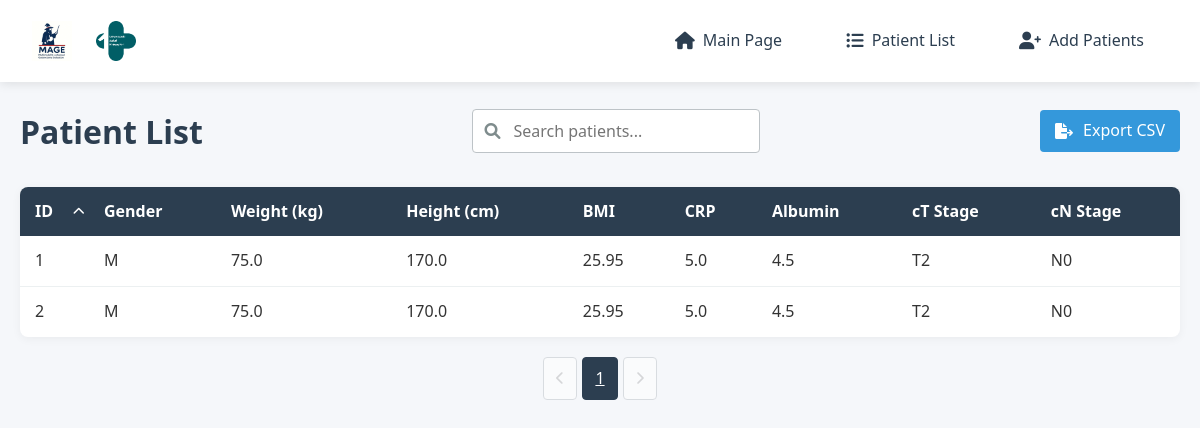
The page / on the database its author committed.
### models.py (models this page shows, shortened)
class Patient(db.Model):
    id = db.Column(db.Integer, primary_key=True)
    gender = db.Column(db.String(1), nullable=False)        # 'M' lub 'K'
    weight = db.Column(db.Float, nullable=False)            # waga w kg (wartości numeryczne)
    height = db.Column(db.Float, nullable=False)            # wzrost w cm (wartości numeryczne)
    bmi = db.Column(db.Float, nullable=False)               # BMI (wartości numeryczne)
    CRP = db.Column(db.Float, nullable=False)               # CRP (wartości numeryczne)
    Alb = db.Column(db.Float, nullable=False)               # Alb (wartości numeryczne)
    WCC = db.Column(db.Float, nullable=False)               # WCC (wartości numeryczne)
    NEU = db.Column(db.Float, nullable=False)               # NEU (wartości numeryczne)
    total_protein = db.Column(db.Float, nullable=False)     # białko całkowite (wartości numeryczne)
    pT = db.Column(db.String(10), nullable=False)           # stadium T (wartości kategoryczne)
    pN = db.Column(db.String(10), nullable=False)           # stadium N (wartości kategoryczne)
    pM = db.Column(db.String(10), nullable=False)           # stadium M (wartości kategoryczne)
    PNI = db.Column(db.Integer, nullable=False)             # PNI (wartości numeryczne 0-1)
    GRADING = db.Column(db.String(10), nullable=False)      # stopień zróżnicowania (wartości kategoryczne)
    Lauren = db.Column(db.String(10), nullable=False)       # typ Lauren (wartości kategoryczne)
    CTH_preop = db.Column(db.String(10), nullable=False)    # chemioterapia przedoperacyjna (wartości kategoryczne)
    cycles_number = db.Column(db.Integer, nullable=False)   # liczba cykli chemioterapii (wartości numeryczne)
    leukocytes = db.Column(db.Float, nullable=True)        # NEW: total leukocytes count (nullable)
    pni_float = db.Column(db.Float, nullable=True)         # NEW: float PNI value (nullable)
    predictions = db.relationship('Prediction', backref='patient', lazy=True)

### app.py (the view, shortened to what this page needs)
    @app.route('/')
    def index():
        search_query = request.args.get('search', '')
        page = request.args.get('page', 1, type=int)
        per_page = 10
        sort_by = request.args.get('sort', 'id')  # Default sort by ID
        sort_order = request.args.get('order', 'asc')  # Default ascending
        base_query = Patient.query
        if sort_by == 'weight':
            sort_column = Patient.weight
        elif sort_by == 'height':
            sort_column = Patient.height
        elif sort_by == 'bmi':
            sort_column = Patient.bmi
        elif sort_by == 'CRP':
            sort_column = Patient.CRP
        elif sort_by == 'Alb':
            sort_column = Patient.Alb
        elif sort_by == 'pT':
            sort_column = Patient.pT
        elif sort_by == 'pN':
            sort_column = Patient.pN
        elif sort_by == 'id':
            sort_column = Patient.id
        else:  # Default case
            sort_column = Patient.id
        if sort_order == 'desc':
            patients = base_query.order_by(sort_column.desc())
        else:
            patients = base_query.order_by(sort_column.asc())
        patients = patients.paginate(page=page, per_page=per_page)
        return render_template('index.html',
                            patients=patients,
                            search_query=search_query,
                            sort_by=sort_by,
                            sort_order=sort_order)

### templates/index.html (shortened to what this page needs)
{% extends "base.html" %}
{% block content %}
<header>
    <h1>Patient List</h1>
    <div class="search-container">
        <i class="fas fa-search"></i>
        <form method="get" action="{{ url_for('index') }}">
            <input type="text" name="search" placeholder="Search patients..."
                   value="{{ search_query }}" id="searchInput">
        </form>
    </div>
    <div class="actions">
        <a href="{{ url_for('export_patients') }}" class="btn-export">
            <i class="fas fa-file-export"></i> Export CSV
        </a>
    </div>
</header>
<div class="patient-table-container">
    <table class="patient-table">
        <thead>
            <tr>
                <th class="sortable {% if sort_by == 'id' %}sorted-{{ sort_order }}{% endif %}"
                    data-sort="id">
                    ID {% if sort_by == 'id' %}
                        <i class="fas fa-chevron-{% if sort_order == 'asc' %}up{% else %}down{% endif %}"></i>
                    {% endif %}
                </th>
                <th>Gender</th>
                <th>Weight (kg)</th>
                <th>Height (cm)</th>
                <th>BMI</th>
                <th>CRP</th>
                <th>Albumin</th>
                <th>cT Stage</th>
                <th>cN Stage</th>
            </tr>
        </thead>
        <tbody>
            {% for patient in patients.items %}
            <tr class="patient-row" onclick="window.location='{{ url_for('patient_detail', patient_id=patient.id) }}'">
                <td>{{ patient.id }}</td>
                <td>{{ patient.gender }}</td>
                <td>{{ patient.weight }}</td>
                <td>{{ patient.height }}</td>
                <td>{{ patient.bmi }}</td>
                <td>{{ patient.CRP }}</td>
                <td>{{ patient.Alb }}</td>
                <td>{{ patient.pT }}</td>
                <td>{{ patient.pN }}</td>
            </tr>
            {% endfor %}
        </tbody>
    </table>
</div>
<div class="pagination">
    {% if patients.has_prev %}
        <a href="{{ url_for('index', page=patients.prev_num, search=search_query) }}"
           class="pagination-button">
            <i class="fas fa-chevron-left"></i>
        </a>
    {% else %}
        <button class="pagination-button" disabled>
            <i class="fas fa-chevron-left"></i>
        </button>
    {% endif %}
    {% for page_num in patients.iter_pages() %}
        {% if page_num %}
            <a href="{{ url_for('index', page=page_num, search=search_query) }}"
               class="pagination-button {% if page_num == patients.page %}active{% endif %}">
                {{ page_num }}
            </a>
        {% else %}
            <span class="pagination-ellipsis">...</span>
        {% endif %}
    {% endfor %}
    {% if patients.has_next %}
        <a href="{{ url_for('index', page=patients.next_num, search=search_query) }}"
           class="pagination-button">
            <i class="fas fa-chevron-right"></i>
        </a>
    {% else %}
        <button class="pagination-button" disabled>
            <i class="fas fa-chevron-right"></i>
        </button>
    {% endif %}
</div>
{% endblock %}

### static/css/styles.css (style rules this page uses)
:root { --primary-color: #2c3e50; --secondary-color: #3498db; --accent-color: #e74c3c; --light-gray: #ecf0f1; --medium-gray: #bdc3c7; --dark-gray: #7f8c8d; --success-color: #2ecc71; --warning-color: #f39c12; --danger-color: #e74c3c; }
* { margin: 0; padding: 0; box-sizing: border-box; font-family: 'Segoe UI', Tahoma, Geneva, Verdana, sans-serif; }
body { background-color: #f5f7fa; color: #333; line-height: 1.6; }
header { margin-bottom: 30px; display: flex; justify-content: space-between; align-items: center; flex-wrap: wrap; gap: 20px; }
h1 { color: var(--primary-color); font-weight: 600; }
.search-container { position: relative; min-width: 250px; }
.search-container i { position: absolute; left: 12px; top: 50%; transform: translateY(-50%); color: var(--dark-gray); }
.search-container input { width: 100%; padding: 10px 15px 10px 40px; border: 1px solid var(--medium-gray); border-radius: 4px; font-size: 16px; transition: border-color 0.3s; }
.patient-table-container { background: white; border-radius: 8px; box-shadow: 0 2px 10px rgba(0, 0, 0, 0.05); overflow: hidden; margin-bottom: 20px; }
.patient-table { width: 100%; border-collapse: collapse; }
.patient-table th { background-color: var(--primary-color); color: white; padding: 12px 15px; text-align: left; }
.patient-table td { padding: 12px 15px; border-bottom: 1px solid var(--light-gray); }
.patient-table tr:last-child td { border-bottom: none; }
.patient-row { transition: background-color 0.2s; cursor: pointer; }
.pagination { display: flex; justify-content: center; gap: 5px; margin-top: 20px; }
.pagination-button { padding: 8px 12px; border: 1px solid var(--medium-gray); background: white; border-radius: 4px; cursor: pointer; transition: all 0.2s; }
.pagination-button.active { background: var(--primary-color); color: white; border-color: var(--primary-color); }
.pagination-button:disabled { opacity: 0.5; cursor: not-allowed; }
.sortable { cursor: pointer; position: relative; padding-right: 20px; transition: background-color 0.2s; }
.sortable i { position: absolute; right: 5px; top: 50%; transform: translateY(-50%); font-size: 12px; }
.sorted-asc { background-color: rgba(52, 152, 219, 0.1); }
.btn-export { background-color: var(--secondary-color); color: white; padding: 8px 15px; border-radius: 4px; text-decoration: none; display: inline-flex; align-items: center; gap: 5px; margin-left: 10px; transition: all 0.2s; }
.btn-export i { margin-right: 5px; }

### rows shown on the page
Patient: id "1", gender "M", weight "75.0", height "170.0", bmi "25.95", CRP "5.0", Alb "4.5", pT "T2", pN "N0"
Patient: id "2", gender "M", weight "75.0", height "170.0", bmi "25.95", CRP "5.0", Alb "4.5", pT "T2", pN "N0"

### other values the page prints
{{ page_num }} "1"
